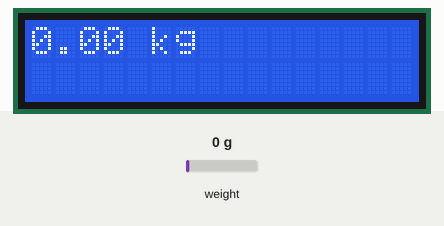
Recording of a sketch running on a simulated Arduino Uno, built with avr-gcc and run on an emulated ATmega328P. Parts: 16×2 character LCD. The inputs (shaded band) are chosen by the test bench; at power-on: weight on the scale 0 g. What the sketch prints to the serial monitor is not drawn.

Above: at 1.6 s.
1.7 s: weight on the scale set to 100 g
At 3.5 s:
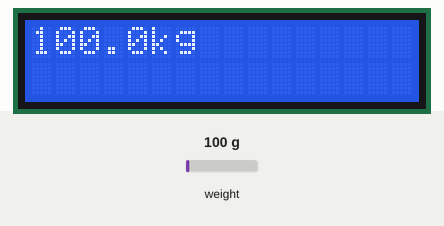
5.5 s: weight on the scale set to 1250 g
At 7.5 s:
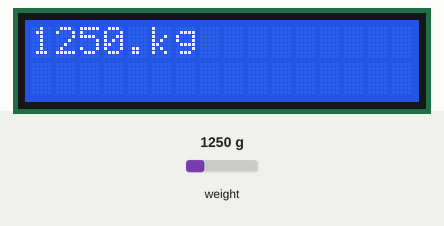
9.6 s: weight on the scale set to 2500 g
At 11.5 s:
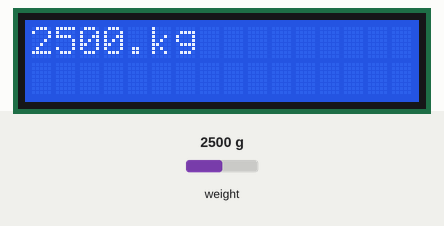
Timing chart, 0 to 13.0 s (numbered marks = the images above; inputs shaded):
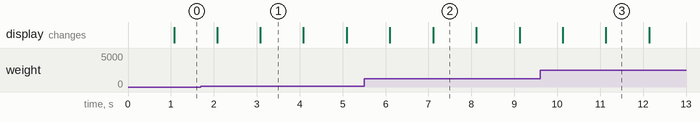

Measured:
- after the input at 1.7 s, the display: first differs from a run without the input after 1.4 s (image 1)
- after the input at 5.5 s, the display: first differs from a run without the input after 1.6 s (image 2)
- after the input at 9.6 s, the display: first differs from a run without the input after 1.5 s (image 3)
- what the display in image 1 shows lasts 1.0 s, from 3.1 s to 4.1 s

The sketch:

main.ino
```cpp
#include "HX711.h"
#include <Wire.h>
#include <LiquidCrystal_I2C.h>

HX711 loadcell;
LiquidCrystal_I2C lcd(0x27, 16, 2);

// Setting Required Constants
const long calibration_factor = 420.89795918367346938775510204082; //We get this constant through calibration process
const int LOADCELL_DOUT_PIN = 4;
const int LOADCELL_SCK_PIN = 5;

void setup() {
  // Initializing the Serial Communication
  Serial.begin(9600);
  Serial.println("Initializing the scale");

  // Initializing the HX711 scale
  loadcell.begin(LOADCELL_DOUT_PIN, LOADCELL_SCK_PIN);
  loadcell.set_scale(calibration_factor);

  // Inititalzing the LCD
  lcd.init();
  lcd.backlight();
}

void loop() {
  float data = loadcell.get_units(10);
  Serial.print(data);
  Serial.println(" kg");

  lcd.print(data);
  lcd.setCursor(5, 0);
  lcd.print("kg");

  delay(1000);

  lcd.clear();
}
```
